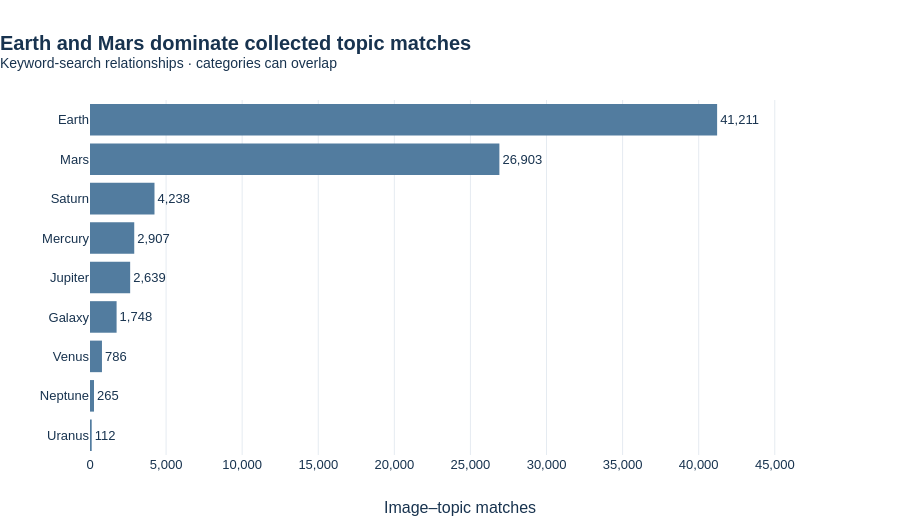

The code cell stored with this chart in its notebook:
### Markdown cell above
#### E. Visualization
We keep the original horizontal bar chart, place the largest topic first, and show formatted counts on every bar. Hover gives each topic's share of all matches.

### Code cell
fig_topics = px.bar(
    topic_counts, x="topic_matches", y="topic_label", orientation="h",
    text="topic_matches", custom_data=["match_share"],
    title="<b>Earth and Mars dominate collected topic matches</b><br><sup>Keyword-search relationships · categories can overlap</sup>",
    labels={"topic_matches": "Image–topic matches", "topic_label": "Search topic"},
)
fig_topics.update_traces(
    marker_color=BLUE, texttemplate="%{x:,}", textposition="outside", cliponaxis=False,
    hovertemplate="<b>%{y}</b><br>Matches: %{x:,}<br>Share of all matches: %{customdata[0]:.1f}%<extra></extra>",
)
fig_topics.update_yaxes(autorange="reversed", title=None, showgrid=False)
fig_topics.update_xaxes(range=[0, topic_counts["topic_matches"].max() * 1.18], tickformat=",d")
fig_topics.update_layout(height=520, showlegend=False)
fig_topics.show(config=CHART_CONFIG)

### Figure 1 — Plotly figure (JSON) as saved in the notebook; plotly's stock layout.template omitted (floating-point values rounded to 4 significant figures)
{"data": [{"cliponaxis": false, "customdata": [[51.0], [33.29], [5.244], [3.597], [3.266], [2.163], [0.9727], [0.3279], [0.1386]], "hovertemplate": "<b>%{y}</b><br>Matches: %{x:,}<br>Share of all matches: %{customdata[0]:.1f}%<extra></extra>", "legendgroup": "", "marker": {"color": "#527C9F", "pattern": {"shape": ""}}, "name": "", "orientation": "h", "showlegend": false, "text": [41210.0, 26900.0, 4238.0, 2907.0, 2639.0, 1748.0, 786.0, 265.0, 112.0], "textposition": "outside", "texttemplate": "%{x:,}", "type": "bar", "x": [41211, 26903, 4238, 2907, 2639, 1748, 786, 265, 112], "xaxis": "x", "y": ["Earth", "Mars", "Saturn", "Mercury", "Jupiter", "Galaxy", "Venus", "Neptune", "Uranus"], "yaxis": "y"}], "layout": {"barmode": "relative", "height": 520, "legend": {"tracegroupgap": 0}, "showlegend": false, "title": {"text": "<b>Earth and Mars dominate collected topic matches</b><br><sup>Keyword-search relationships · categories can overlap</sup>"}, "xaxis": {"anchor": "y", "domain": [0, 1], "range": [0, 48630.0], "tickformat": ",d", "title": {"text": "Image–topic matches"}}, "yaxis": {"anchor": "x", "autorange": "reversed", "domain": [0, 1], "showgrid": false, "title": {}}}}
